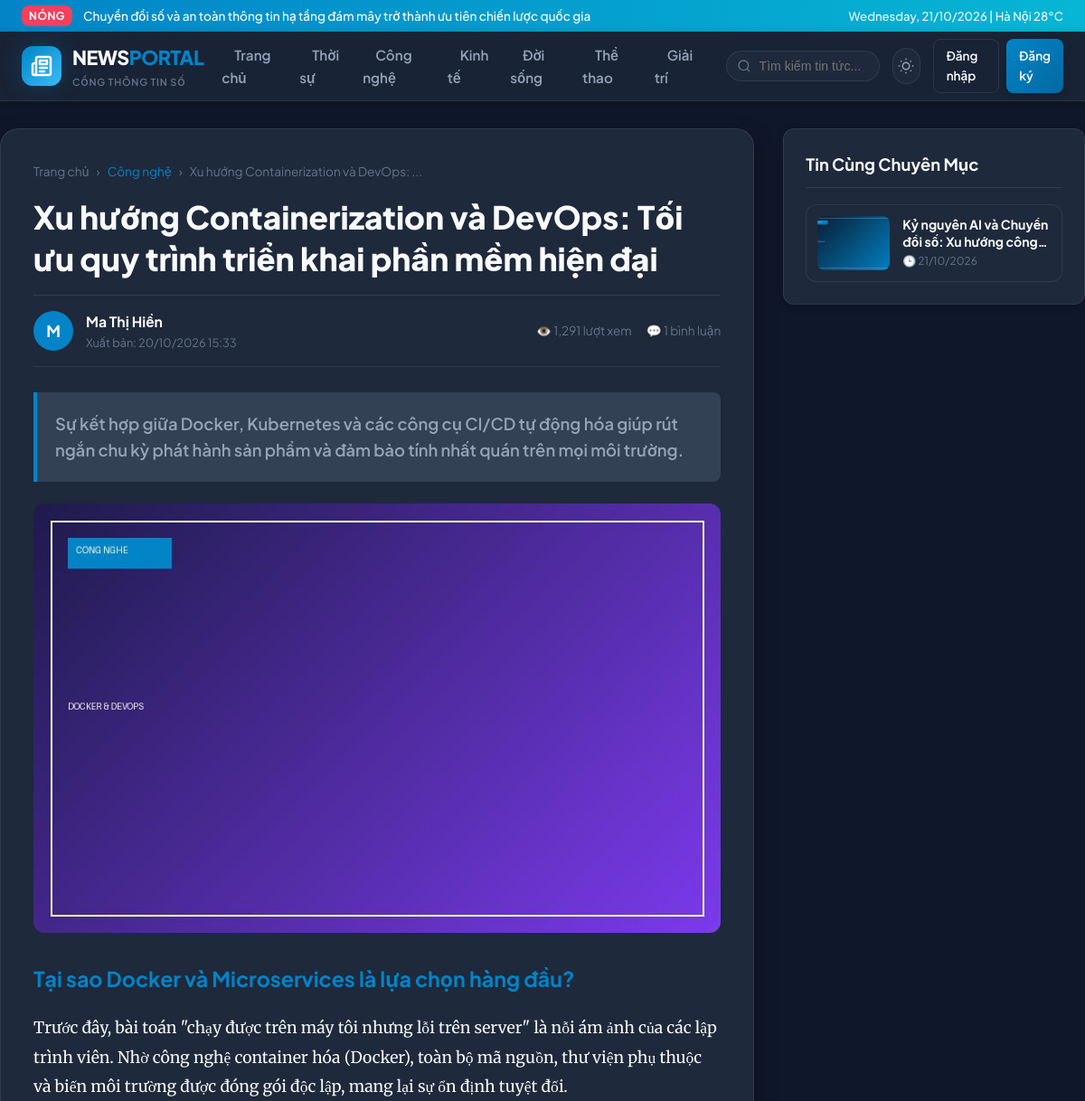
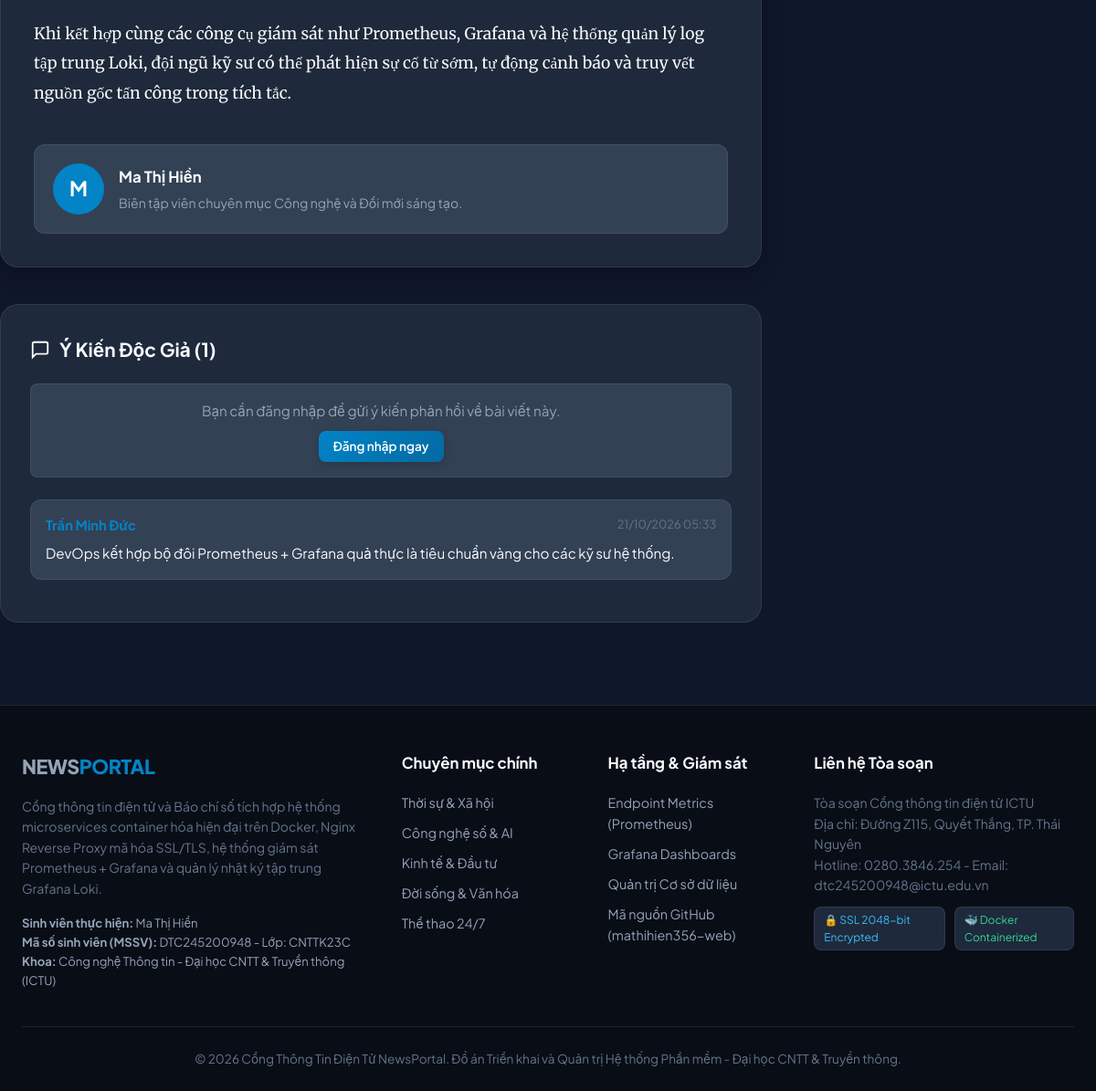
Page /webapp/article.php?slug=xu-huong-containerization-va-devops on the committed database (2 pictures, top to bottom).
### tables this page shows
CREATE TABLE `categories` (
    `id` INT AUTO_INCREMENT PRIMARY KEY,
    `name` VARCHAR(100) NOT NULL,
    `slug` VARCHAR(100) NOT NULL UNIQUE,
    `description` VARCHAR(255) NULL,
    `icon` VARCHAR(50) DEFAULT 'newspaper',
    `display_order` INT NOT NULL DEFAULT 0,
    `created_at` TIMESTAMP DEFAULT CURRENT_TIMESTAMP,
    INDEX `idx_cat_slug` (`slug`)
);

CREATE TABLE `articles` (
    `id` INT AUTO_INCREMENT PRIMARY KEY,
    `category_id` INT NOT NULL,
    `author_id` INT NOT NULL,
    `title` VARCHAR(255) NOT NULL,
    `slug` VARCHAR(255) NOT NULL UNIQUE,
    `summary` TEXT NOT NULL,
    `content` LONGTEXT NOT NULL,
    `thumbnail` VARCHAR(255) NULL,
    `views` INT NOT NULL DEFAULT 0,
    `is_featured` TINYINT(1) NOT NULL DEFAULT 0,
    `status` ENUM('draft', 'published', 'archived') NOT NULL DEFAULT 'published',
    `published_at` TIMESTAMP DEFAULT CURRENT_TIMESTAMP,
    `created_at` TIMESTAMP DEFAULT CURRENT_TIMESTAMP,
    `updated_at` TIMESTAMP DEFAULT CURRENT_TIMESTAMP ON UPDATE CURRENT_TIMESTAMP,
    CONSTRAINT `fk_articles_category` FOREIGN KEY (`category_id`) REFERENCES `categories` (`id`) ON DELETE CASCADE,
    CONSTRAINT `fk_articles_author` FOREIGN KEY (`author_id`) REFERENCES `users` (`id`) ON DELETE CASCADE,
    INDEX `idx_art_status_pub` (`status`, `published_at`),
    INDEX `idx_art_featured` (`is_featured`),
    INDEX `idx_art_category` (`category_id`),
    INDEX `idx_art_author` (`author_id`)
);

CREATE TABLE `users` (
    `id` INT AUTO_INCREMENT PRIMARY KEY,
    `username` VARCHAR(50) NOT NULL UNIQUE,
    `email` VARCHAR(100) NOT NULL UNIQUE,
    `password_hash` VARCHAR(255) NOT NULL,
    `full_name` VARCHAR(100) NOT NULL,
    `role` ENUM('admin', 'author', 'reader') NOT NULL DEFAULT 'reader',
    `avatar` VARCHAR(255) DEFAULT '/assets/images/default-avatar.png',
    `bio` TEXT NULL,
    `is_active` TINYINT(1) NOT NULL DEFAULT 1,
    `created_at` TIMESTAMP DEFAULT CURRENT_TIMESTAMP,
    `updated_at` TIMESTAMP DEFAULT CURRENT_TIMESTAMP ON UPDATE CURRENT_TIMESTAMP,
    INDEX `idx_user_role` (`role`),
    INDEX `idx_user_active` (`is_active`)
);

CREATE TABLE `comments` (
    `id` INT AUTO_INCREMENT PRIMARY KEY,
    `article_id` INT NOT NULL,
    `user_id` INT NOT NULL,
    `content` TEXT NOT NULL,
    `status` ENUM('approved', 'pending', 'spam') NOT NULL DEFAULT 'approved',
    `created_at` TIMESTAMP DEFAULT CURRENT_TIMESTAMP,
    CONSTRAINT `fk_comments_article` FOREIGN KEY (`article_id`) REFERENCES `articles` (`id`) ON DELETE CASCADE,
    CONSTRAINT `fk_comments_user` FOREIGN KEY (`user_id`) REFERENCES `users` (`id`) ON DELETE CASCADE,
    INDEX `idx_comments_article` (`article_id`, `status`)
);

### webapp/article.php (the view, shortened to what the rows shown need)
<?php
require_once __DIR__ . '/includes/auth.php';
$slug = $_GET['slug'] ?? '';
$db = get_db_connection();
if ($slug) {
    $stmt = $db->prepare("
        SELECT a.*, c.name AS category_name, c.slug AS category_slug,
               u.full_name AS author_name, u.avatar AS author_avatar, u.bio AS author_bio
        FROM articles a
        JOIN categories c ON a.category_id = c.id
        JOIN users u ON a.author_id = u.id
        WHERE a.slug = ? AND a.status = 'published'
        LIMIT 1
    ");
    $stmt->execute([$slug]);
}
$article = $stmt->fetch();
$stmt = $db->prepare("
    SELECT c.*, u.full_name AS user_name, u.avatar AS user_avatar
    FROM comments c
    JOIN users u ON c.user_id = u.id
    WHERE c.article_id = ? AND c.status = 'approved'
    ORDER BY c.created_at DESC
");
$stmt->execute([$article['id']]);
$comments = $stmt->fetchAll();
$stmt = $db->prepare("
    SELECT a.*, c.name AS category_name, c.slug AS category_slug
    FROM articles a
    JOIN categories c ON a.category_id = c.id
    WHERE a.category_id = ? AND a.id != ? AND a.status = 'published'
    ORDER BY a.published_at DESC
    LIMIT 3
");
$stmt->execute([$article['category_id'], $article['id']]);
$relatedArticles = $stmt->fetchAll();
require_once __DIR__ . '/includes/header.php';
?>
<div class="container" style="padding: 30px 0;">
    <div class="main-layout">
        <div class="content-primary">
            <article class="article-detail-wrap">
                <header class="article-header">
                    <nav class="article-breadcrumb">
                        <a href="/">Trang chủ</a> &rsaquo;
                        <a href="/category.php?slug=<?= e($article['category_slug']) ?>" style="color: var(--primary);">
                            <?= e($article['category_name']) ?>
                        </a> &rsaquo;
                        <span style="color: var(--text-muted);"><?= e(mb_strimwidth($article['title'], 0, 40, '...')) ?></span>
                    </nav>
                    <h1 class="article-main-title"><?= e($article['title']) ?></h1>
                    <div class="author-meta-box">
                        <div class="author-info">
                            <div class="user-avatar-mini" style="width: 44px; height: 44px; font-size: 1.1rem; background: #0284c7; color: #fff; display: flex; align-items: center; justify-content: center; font-weight: 700;">
                                <?= strtoupper(substr($article['author_name'], 0, 1)) ?>
                            </div>
                            <div>
                                <div class="author-name"><?= e($article['author_name']) ?></div>
                                <div style="font-size: 0.8rem; color: var(--text-muted);">
                                    Xuất bản: <?= date('d/m/Y H:i', strtotime($article['published_at'])) ?>
                                </div>
                            </div>
                        </div>
                        <div style="font-size: 0.85rem; color: var(--text-muted); display: flex; gap: 16px;">
                            <span>👁️ <?= number_format($article['views'] + 1) ?> lượt xem</span>
                            <span>💬 <?= count($comments) ?> bình luận</span>
                        </div>
                    </div>
                </header>
                <div class="article-summary-lead">
                    <?= e($article['summary']) ?>
                </div>
                <?php if ($article['thumbnail']): ?>
                    <div style="margin-bottom: 28px; border-radius: var(--radius-md); overflow: hidden;">
                        <img src="<?= e($article['thumbnail']) ?>" alt="<?= e($article['title']) ?>" style="width: 100%; max-height: 480px; object-fit: cover;"
                             onerror="this.src='https://images.unsplash.com/photo-1504384308090-c894fdcc538d?w=1000&auto=format&fit=crop&q=80'">
                    </div>
                <?php endif; ?>
                <div class="article-content">
                    <?= $article['content']  ?>
                </div>
                <div style="margin-top: 40px; padding: 20px; background: var(--bg-surface-elevated); border-radius: var(--radius-md); border: 1px solid var(--border-color); display: flex; gap: 16px; align-items: center;">
                    <div style="width: 56px; height: 56px; border-radius: 50%; background: #0284c7; color: #fff; font-size: 1.4rem; display: flex; align-items: center; justify-content: center; font-weight: 700; flex-shrink: 0;">
                        <?= strtoupper(substr($article['author_name'], 0, 1)) ?>
                    </div>
                    <div>
                        <strong style="font-size: 1.05rem; color: var(--text-primary);"><?= e($article['author_name']) ?></strong>
                        <p style="font-size: 0.88rem; color: var(--text-secondary); margin-top: 4px;">
                            <?= e($article['author_bio'] ?: 'Biên tập viên Ban Chuyên đề & Phóng viên thời sự Cổng Thông Tin.') ?>
                        </p>
                    </div>
                </div>
            </article>
            <section class="comments-section">
                <div id="commentsContainer">
                    <?php if (empty($comments)): ?>
                        <p style="color: var(--text-muted); font-size: 0.9rem; text-align: center; padding: 20px 0;">Chưa có bình luận nào. Hãy là người đầu tiên đưa ra nhận định!</p>
                    <?php else: ?>
                        <?php foreach ($comments as $cm): ?>
                            <div class="comment-card">
                                <div class="comment-header">
                                    <strong style="color: var(--primary); font-size: 0.92rem;"><?= e($cm['user_name']) ?></strong>
                                    <span style="color: var(--text-muted); font-size: 0.8rem;"><?= date('d/m/Y H:i', strtotime($cm['created_at'])) ?></span>
                                </div>
                                <p style="color: var(--text-primary); font-size: 0.95rem; line-height: 1.5;"><?= e($cm['content']) ?></p>
                            </div>
                        <?php endforeach; ?>
                    <?php endif; ?>
                </div>
            </section>
        </div>
        <aside class="sidebar">
            <div class="widget">
                <div style="display: flex; flex-direction: column; gap: 14px;">
                    <?php foreach ($relatedArticles as $rel): ?>
                        <a href="/article.php?slug=<?= e($rel['slug']) ?>" class="side-card" style="padding: 12px;">
                            <img src="<?= e($rel['thumbnail'] ?: '/assets/images/default-news.jpg') ?>"
                                 alt="<?= e($rel['title']) ?>" class="side-thumb" style="width: 80px; height: 60px;"
                                 onerror="this.src='https://images.unsplash.com/photo-1526374965328-7f61d4dc18c5?w=200&auto=format&fit=crop&q=80'">
                            <div class="side-card-content">
                                <h4 class="side-title" style="font-size: 0.88rem;"><?= e($rel['title']) ?></h4>
                                <span style="font-size: 0.75rem; color: var(--text-muted);">
                                    🕒 <?= date('d/m/Y', strtotime($rel['published_at'])) ?>
                                </span>
                            </div>
                        </a>
                    <?php endforeach; ?>
                </div>
            </div>
        </aside>
    </div>
</div>
<?php require_once __DIR__ . '/includes/footer.php'; ?>

### webapp/includes/header.php (shortened to what the rows shown need)
<?php
require_once __DIR__ . '/auth.php';
$headerCategories = [];
try {
    $db = get_db_connection();
    $stmt = $db->query("SELECT id, name, slug FROM categories ORDER BY display_order ASC LIMIT 6");
    $headerCategories = $stmt->fetchAll();
} catch (Exception $e) {
}
?>
<!DOCTYPE html>
<html lang="vi" data-theme="dark">
<head>
    <link rel="stylesheet" href="/assets/css/style.css">
</head>
<body>
<header class="site-header">
    <div class="container navbar">
        <ul class="nav-links">
            <?php foreach ($headerCategories as $cat): ?>
                <li>
                    <a href="/category.php?slug=<?= e($cat['slug']) ?>"
                       class="nav-link <?= isset($_GET['slug']) && $_GET['slug'] === $cat['slug'] ? 'active' : '' ?>">
                        <?= e($cat['name']) ?>
                    </a>
                </li>
            <?php endforeach; ?>
        </ul>
    </div>
</header>
<main>

### rows in the picture
categories: name "Thời sự"
categories: name "Công nghệ"
categories: name "Kinh tế"
categories: name "Đời sống"
categories: name "Thể thao"
categories: name "Giải trí"
articles: category.name "Công nghệ", title "Xu hướng Containerization và DevOps: ...", title "Xu hướng Containerization và DevOps: Tối ưu quy trình triển khai phần mềm hiện đại", author.full_name "M", author.full_name "Ma Thị Hiền", published_at "20/10/2026 15:33", $article['views'] + 1 "1,291", summary "Sự kết hợp giữa Docker, Kubernetes và các công cụ CI/CD tự động hóa giúp rút ngắn chu kỳ phát hành sản phẩm và đảm bảo tính nhất quán trên mọi môi trường.", thumbnail (picture), content "Tại sao Docker và Microservices là lựa chọn hàng đầu? Trước đây, bài toán \"chạy được trên máy tôi nhưng lỗi trên server\" là nỗi ám ảnh của các lập trình viên. Nhờ công nghệ container hóa (Docker), toàn bộ mã nguồn, thư viện phụ thuộc và biến môi trường được đóng gói độc lập, mang lại sự ổn định tuyệt đối. Khi kết hợp cùng các công cụ giám sát như Prometheus, Grafana và hệ thống quản lý log tập trung Loki, đội ngũ kỹ sư có thể phát hiện sự cố từ sớm, tự động cảnh báo và truy vết nguồn gốc tấn công trong tích tắc.", author.bio "Biên tập viên chuyên mục Công nghệ và Đổi mới sáng tạo."
comments: user.full_name "Trần Minh Đức", created_at "21/10/2026 05:33", content "DevOps kết hợp bộ đôi Prometheus + Grafana quả thực là tiêu chuẩn vàng cho các kỹ sư hệ thống."
articles: thumbnail (picture), title "Kỷ nguyên AI và Chuyển đổi số: Xu hướng…", published_at "21/10/2026"

### other values in the picture
count($comments) "1"
